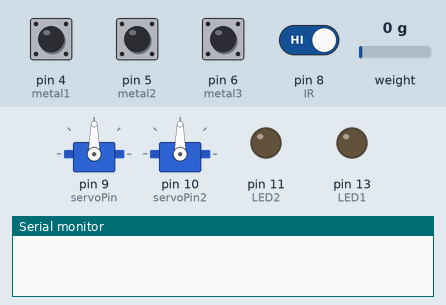
Simulated run of this sketch. Board: Arduino Uno, built with avr-gcc and run on an emulated ATmega328P. Shown: 2 × servo, output pins drawn as LEDs (lit = HIGH), the last lines printed to the serial monitor. The inputs (shaded band) are chosen by the test bench; at power-on: pin 4 (metal1), pin 5 (metal2), pin 6 (metal3), pin 8 (IR) HIGH, weight on the scale 0 g.

Above: at 3.2 s.
3.3 s: pin 4 (metal1) pulled LOW for 0.15 s
At 5.1 s:
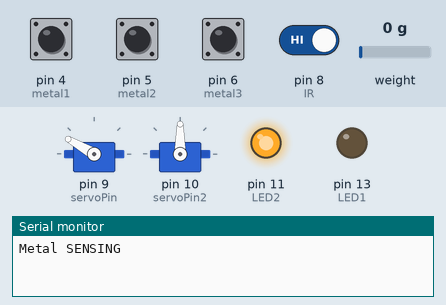
6.4 s: pin 8 (IR) driven LOW
At 9.05 s:
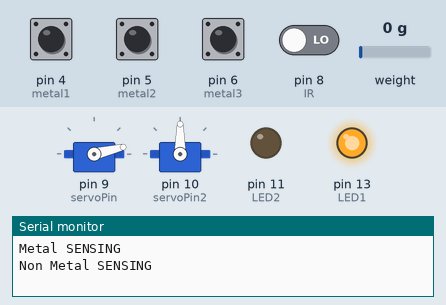
At 11.0 s:
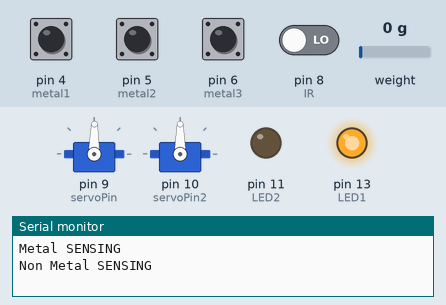
11.3 s: weight on the scale set to 241 g
14.3 s: weight on the scale set to 272 g
20.3 s: weight on the scale set to 1250 g
Timing chart, 0 to 24.3 s (numbered marks = the images above; inputs shaded):
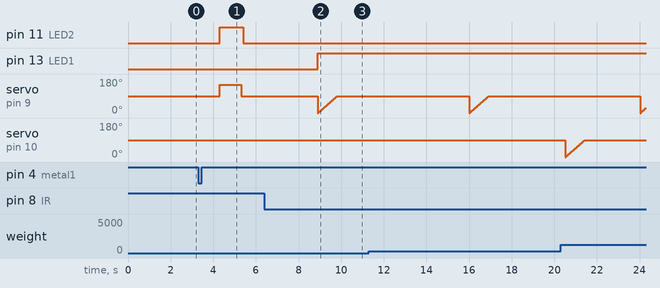

The sketch:

recycle_trash_can_code.ino
```cpp
#include <Servo.h>
#include <Wire.h>
#include <HX711.h>
#define DOUT  3
#define CLK  2

HX711 scale(DOUT, CLK);
float calibration_factor = -7050;

int servoPin = 9, servoPin2 = 10;
int IR = 8;
int metal1 = 4, metal2 = 5, metal3 = 6;
int LED1 = 13, LED2 = 11;

Servo myservo, servo2;
int a = 0;                                      // 1차 서보모터 변수 선언
int b = 0;                                      // 2차 서보모터 변수 선언

void weight();                                  // 무게 센서 함수 선언

void setup() {

  myservo.attach(servoPin);                     // 1차 분류대 서보모터
  servo2.attach(servoPin2);                     // 2차 분류대 서보모터
  pinMode(LED1, OUTPUT);                        // LED1을 13번 핀에 디지털 출력 핀으로 사용
  pinMode(LED2, OUTPUT);                        // LED2를 13번 핀에 디지털 출력 핀으로 사용
  pinMode(metal1, INPUT_PULLUP);                // 금속 감지 센서1 핀을 INPUT에 PULLUP으로 설정
  pinMode(metal2, INPUT_PULLUP);                // 금속 감지 센서2 핀을 INPUT에 PULLUP으로 설정
  pinMode(metal3, INPUT_PULLUP);                // 금속 감지 센서3 핀을 INPUT에 PULLUP으로 설정
  pinMode(IR, INPUT);                           // 적외선 장애물 감지 센서 핀을 INPUT으로 설정합니다.

  scale.set_scale();
  scale.tare();                                 // 무게 센서 리셋

  long zero_factor = scale.read_average();      // 무게 센서 제로 셋팅
  Serial.print("Zero factor: ");
  Serial.println(zero_factor);

  Serial.begin(9600);
}

void loop() {

  float units = scale.get_units();              // 무게 센서 scale 선언
  scale.set_scale(calibration_factor);

  int state = digitalRead(IR);                  // 감지되면 LOW, 감지되지 않으면 HIGH 나옵니다.
  metal1 = digitalRead(4);                      // 감지되면 LOW, 감지되지 않으면 HIGH 나옵니다.
  metal2 = digitalRead(5);                      // 감지되면 LOW, 감지되지 않으면 HIGH 나옵니다.
  metal3 = digitalRead(6);                      // 감지되면 LOW, 감지되지 않으면 HIGH 나옵니다.


  if (state == LOW && metal1 == HIGH && metal2 == HIGH && metal3 == HIGH){          // 비금속 물체만 인식 될 경우
    delay(2500);
    digitalWrite(13, HIGH);                     // 13번 핀의 LED가 켠다
    digitalWrite(11, LOW);
    Serial.println("Non Metal SENSING");        // 비금속만 인지 시 "IR SENSING" 출력

    for(a = 0; a < 90 ; a++){                   // 오른쪽으로 회전
      myservo.write(a);
      delay(10);
    }
    delay(500);
    for(a = 0; a > 0 ; a--){                    // 다시 복귀
      myservo.write(a);
      delay(10);
    }
    delay(1000);
    weight();                                   // 비금속 물체 인식 후 1차 서보 모터 동작 후 무게 센서 동작
  }

  else if(metal1 == LOW || metal2 == LOW || metal3 == LOW){       // 금속 감지 센서1에 금속 물체 인식
    delay(1000);
    digitalWrite(13, LOW);
    digitalWrite(11, HIGH);
    Serial.println("Metal SENSING");            // 적외선과 금속 인지 시 "metal SENSING" 출력

    myservo.write(150);
    delay(1000);
    myservo.write(90);
  }
    else{
      digitalWrite(13, LOW);
      digitalWrite(11, LOW);
    }
}

void weight(){                                                  // 무게 감지 센서 함수

  delay(2000);
  float units = scale.get_units();
  scale.set_scale(calibration_factor);
  Serial.print(units, 2);
  Serial.print(" lbs");
  Serial.println();

  if(units > 3){                                                // 유리일 경우 (무게 센서로 측정 시 3.5 이상 나옴)
    for(b = 179; b > 90; b--){                                  // 왼쪽으로 회전
      servo2.write(b);
      delay(10);
    }
    for(b = 0; b < 0 ; b++){                                    // 다시 복귀
      servo2.write(b);
      delay(10);
    }
  }

  else if(0.25 < units && units < 2){                           // 플라스틱일 경우 (측정 시 0.35 ~ 0.6 정도 나옴)
     for(b = 0; b < 90 ; b++){                                  // 오른쪽으로 회전
       servo2.write(b);
       delay(10);
     }
     for(b = 0; b > 0 ; b--){                                   // 다시 복귀
       servo2.write(b);
       delay(10);
     }
  }
}
```

Measured:
- after the input at 3.3 s, pin 11 (LED2): LOW → HIGH after 1.0 s, → LOW 1.1 s later; servo on pin 9 (servoPin): 90° → 150° after 1.0 s, → 90° 1.0 s later
- after the input at 6.4 s, pin 13 (LED1): LOW → HIGH after 2.5 s
